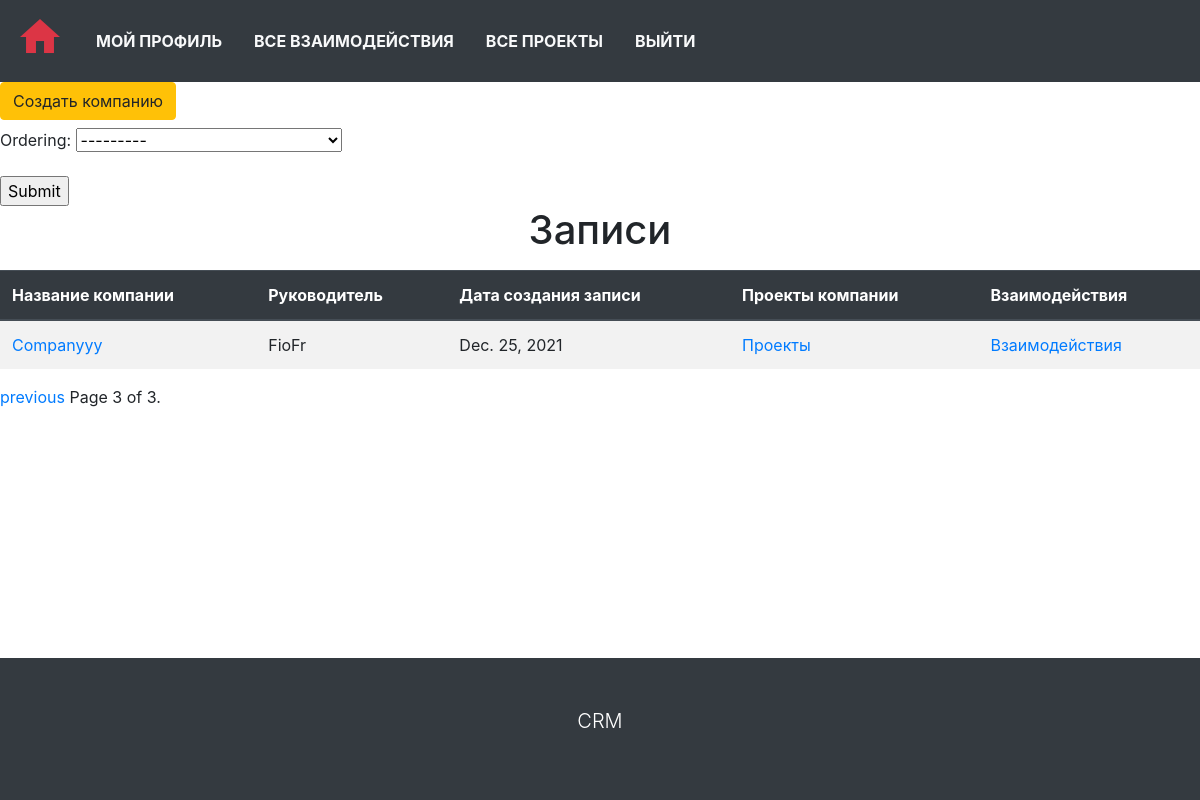
/?page=3&sort_by= (signed in), run on an earlier commit of the app's database.
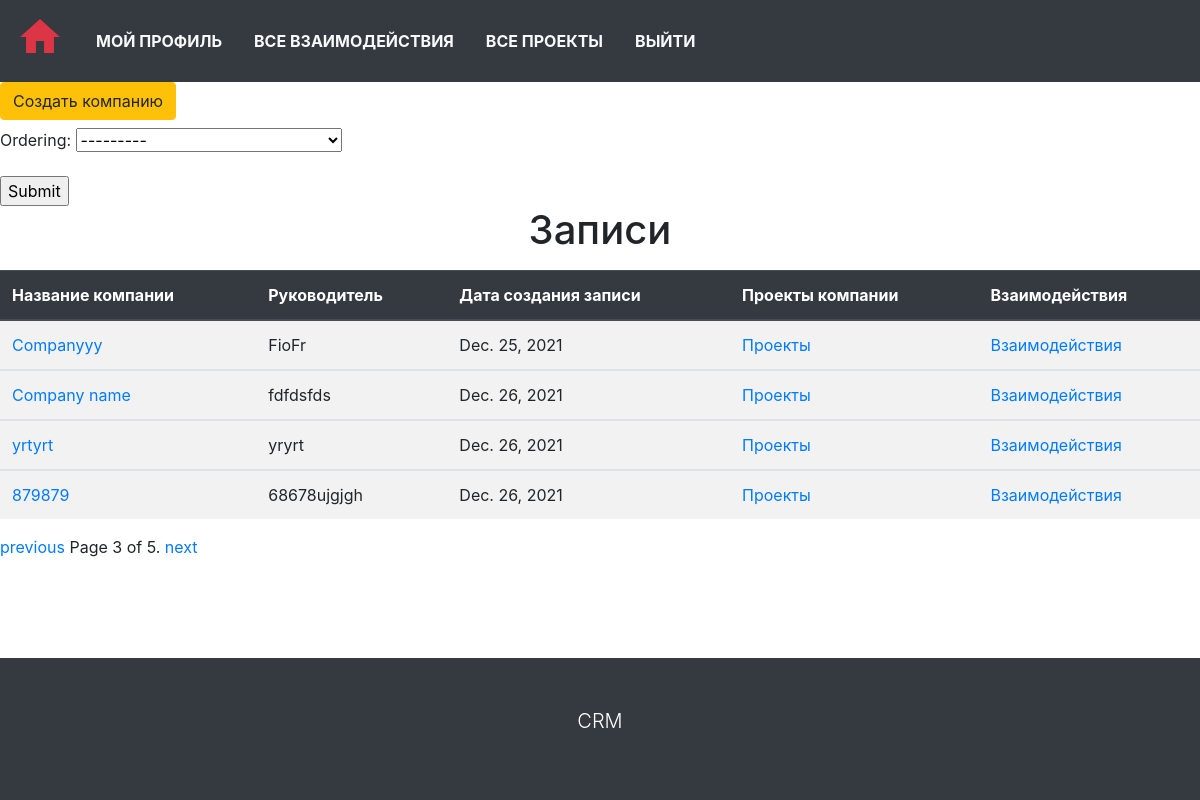
And on a later commit of the database.
### main_crm/models.py (models this page shows, shortened)
class Company(models.Model):
    company_name = models.CharField(max_length=150, unique=True)
    slug = models.SlugField(unique=True, null=True)
    fio = models.CharField(max_length=150)
    description = RichTextUploadingField(blank=True)
    published = models.DateField(auto_now_add=True)
    edited = models.DateField(auto_now=True)
    class Meta:
        ordering = ['published']
        verbose_name = 'Company'
        verbose_name_plural = 'Companies'
    def get_absolute_url(self):
        return reverse_lazy('company-detail', kwargs={'company_slug': self.slug})

### main_crm/views.py (the view)
# urls.py: path('', views.CompanyListView.as_view(), name='index'),
class CompanyListView(LoginRequiredMixin, FilterView):
    queryset = Company.objects.all()
    template_name = 'cms_mainpage/list_page.html'
    paginate_by = INDEX_PAGINATE_BY
    filterset_class = CompanyFilter
    def get_context_data(self, *args, **kwargs):
        sort_by = self.request.GET.get('sort_by', '')
        sort_by_param = f'&sort_by={sort_by}'
        return super().get_context_data(*args, sort_by_param=sort_by_param, **kwargs)

### main_crm/templates/cms_mainpage/list_page.html (shortened to what this page needs)
{% extends 'base.html' %}
{% block content %}
<a class="btn btn-warning mb-2 text-decoration-none" href="{% url 'company-create' %}">Создать компанию</a>
{% if company_list.exists %}
<form action="">
    {{ filter.form.as_p }}
    <input type="submit">
</form>
<h1 class="text-center mb-3">Записи</h1>
<div class="table-responsive-xl">
    <table class="table table-striped table-hover">
        <thead class="thead-dark">
        <tr>
            <th>Название компании</th>
            <th>Руководитель</th>
            <th>Дата создания записи</th>
            <th>Проекты компании</th>
            <th>Взаимодействия</th>
        </tr>
        </thead>
        {% for company in company_list %}
        <tbody>
        <tr>
            <td><a class="text-decoration-none" href="{{ company.get_absolute_url }}">{{ company.company_name }}</a>
            </td>
            <td>{{ company.fio }}</td>
            <td>{{ company.published }}</td>
            <td><a class="text-decoration-none" href="{% url 'company-projects-list' company.slug  %}">Проекты</a></td>
            <td>
                <a class="text-decoration-none" href="{% url 'company-interactions-list' company.slug  %}">
                    Взаимодействия
                </a>
            </td>
        </tr>
        </tbody>
        {% endfor %}
    </table>
</div>
{% else %}
<p class="mt-5 font-weight-bold text-center text-muted display-4">Записи отсутствуют.</p>
{% endif %}
{% endblock %}
{% block pagination %}
{% if is_paginated %}
<div class="pagination">
          <span class="page-links">
              {% if page_obj.has_previous %}
                  <a href="{{ request.path }}?page={{ page_obj.previous_page_number }}{{sort_by_param}}">previous</a>
              {% endif %}
              <span class="page-current">
                  Page {{ page_obj.number }} of {{ page_obj.paginator.num_pages }}.
              </span>
              {% if page_obj.has_next %}
                  <a href="{{ request.path }}?page={{ page_obj.next_page_number }}{{sort_by_param}}">next</a>
              {% endif %}
          </span>
</div>
{% endif %}
{% endblock %}

What changed in the data, as far as the page shows it:
added Company: company_name "Company name", fio "fdfdsfds", published "Dec. 26, 2021"
added Company: company_name "yrtyrt", fio "yryrt", published "Dec. 26, 2021"
added Company: company_name "879879", fio "68678ujgjgh", published "Dec. 26, 2021"
Also different on the page:
{{ page_obj.paginator.num_pages }}: "3" → "5"
text now shown: "next"
